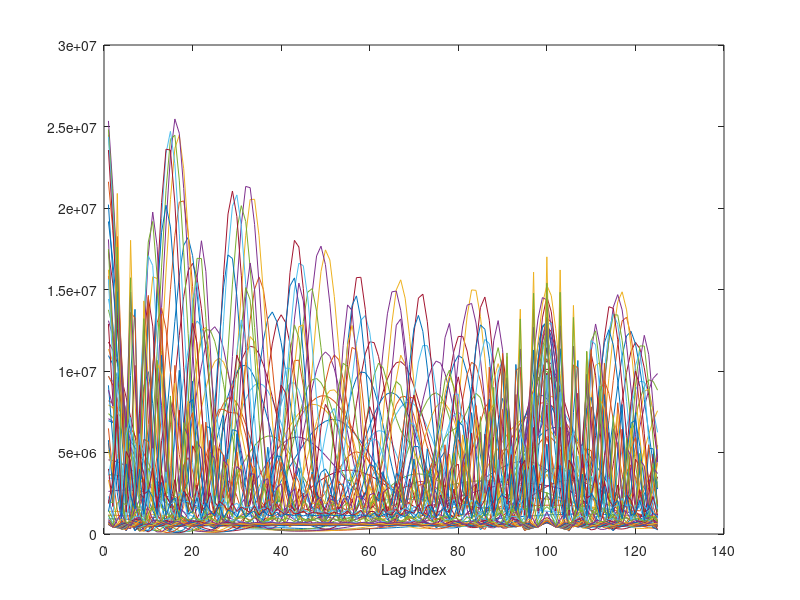

MATLAB code to generate this figure:
MAX_WINDOW = 200; % K
MAX_DELAY = 125; % L
F0_MIN = 80; % Hz
F0_MAX = 222; % Hz
TIME_STEPS = 325;
CHANNELS = 64;
SAMPLING_FQ = 10000; % Hz
LOWER_FQ = 80; % Hz
UPPER_FQ = 4000; % Hz

ar0 = load("data/ar0.dat");
ar0_grid = reshape(ar0, [64, 325]);    

acg = zeros(MAX_DELAY, CHANNELS);
summary = zeros(MAX_DELAY);
for channel = 1:CHANNELS
   for delay = 1:MAX_DELAY
       for window = 1:MAX_WINDOW
           % see: acg[delay][chan]+=getBufferVal(&cochlea[chan],win)*getBufferVal(&cochlea[chan],win+delay);
           acg(delay, channel) = acg(delay, channel) + (ar0_grid(channel, window) * ar0_grid(channel, window + delay));
       end
       summary(delay) = summary(delay) + acg(delay, channel);
   end
end

plot(acg)
xlabel("Lag Index")
